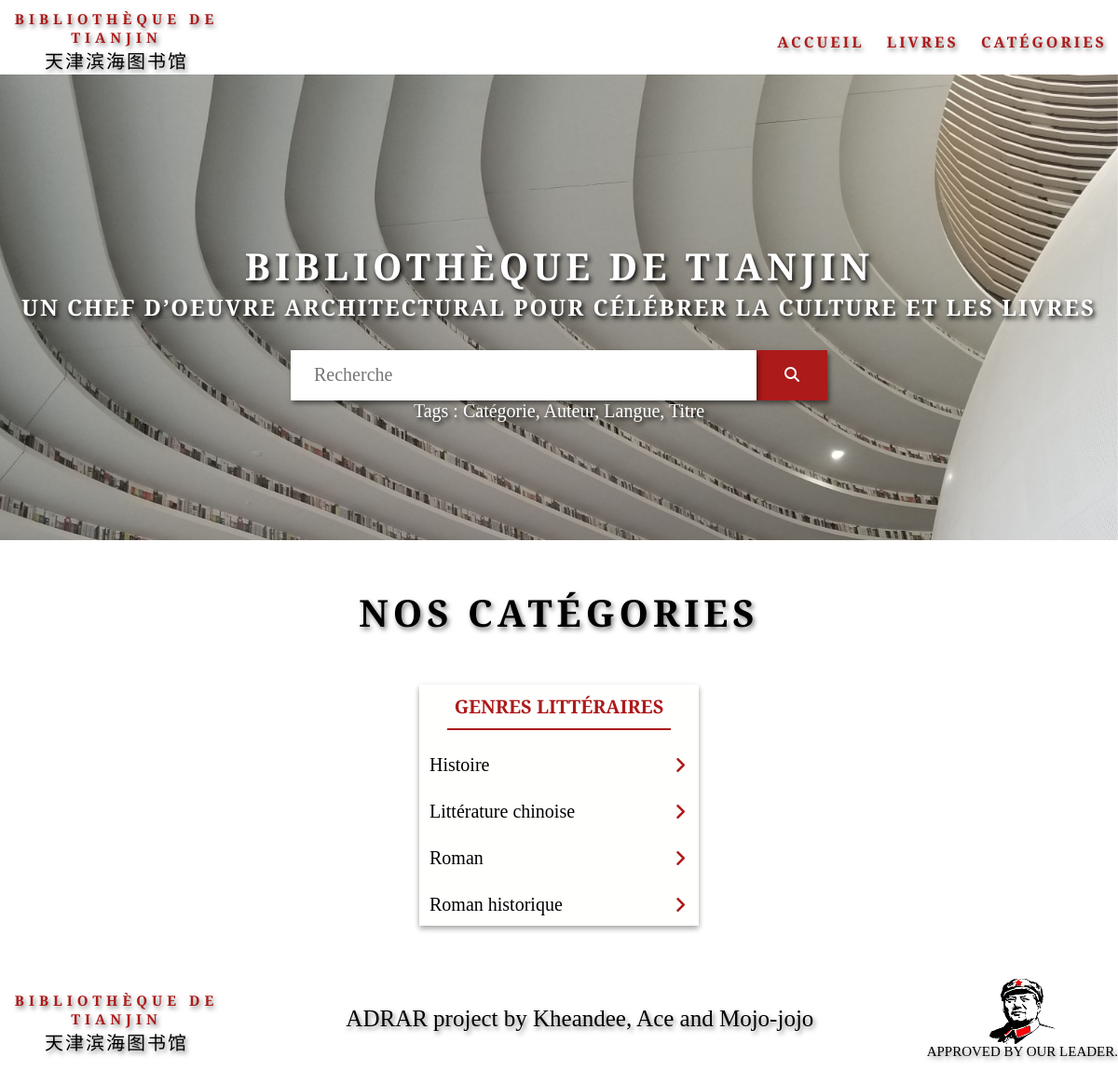
Page /library/category/ on the committed database.
### library/models.py (models this page shows, shortened)
class Category(models.Model):
    name_category = models.CharField(max_length=100)

### library/views.py (the view)
# urls.py: path('category/', views.category, name='category'),
def category(request):
    category =  Category.objects.order_by('id')
    context = {
        'category': category,
    }
    return render(request, 'library/category.html', context)

### library/templates/library/category.html
{% extends "library/liste.html" %}
{% load static %}
{% load i18n %}
{% block content %}
    <h1 data-aos="fade-right" data-aos-duration="2000" class="titreH1"> Nos catégories</h1>
            <div class="container_category">
                <div class="items">
                <div class="items-head">
                    <p>Genres littéraires</p>
                    <hr>
                </div>
                {% for categ in category %}
                    <div class="items-body">
                        <div class="items-body-content">
                            <a href="#"><span>{{ categ.name_category }}</span></a>
                            <i class="fa fa-angle-right"></i>
                        </div>
                    </div>
                {% endfor %}
            </div>
            </div>
{% endblock %}

### library/static/library/CSS/style.css (style rules this page uses)
* { margin: 0; box-sizing: border-box; font-family: 'Cormorant Garamond', serif; }
.titreH1 { text-align: center; text-transform: uppercase; letter-spacing: 5px; font-size: clamp(20px, 9vh, 40px); font-weight: 800; color: #000; padding-top: 50px; text-shadow: 2px 3px 5px #00000080; }
.container_category { top: 0; right: 0; bottom: 0; left: 0; margin: auto; margin-top: 50px; margin-bottom: 50px; display: grid; place-items: center; }
.items { width: 300px; background: #fffffe; box-shadow: 0 3px 6px rgba(0, 0, 0, 0.16), 0 3px 6px rgba(0, 0, 0, 0.23); }
.items-head p { margin: 10px; color: #ad1a1a; font-weight: bold; font-size: 20px; text-transform: uppercase; text-align: center; }
.items-head hr { width: 80%; margin: 0px 30px; border: 1px solid #ad1a1a; margin-bottom: 10px; }
.items-body { padding-top: 5px; display: grid; grid-gap: 10px; }
.items-body-content { padding: 10px; padding-right: 0px; display: grid; grid-template-columns: 10fr 1fr; font-size: 13px; grid-gap: 10px; border: 1px solid transparent; cursor: pointer; }
.items-body-content a { text-decoration: none; font-size: 20px; color: #000; }
.items-body-content i { align-self: center; font-size: 20px; color: #ad1a1a; animation: icon 1.5s infinite forwards; }

### rows in the picture
Category: name_category "Histoire"
Category: name_category "Littérature chinoise"
Category: name_category "Roman"
Category: name_category "Roman historique"
